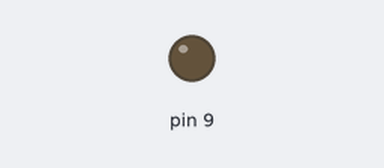
This sketch was run on a simulated Arduino Uno, built with avr-gcc and run on an emulated ATmega328P. Parts: output pins drawn as LEDs (lit = HIGH).

Above: at 0.12 s.
At 19.87 s:
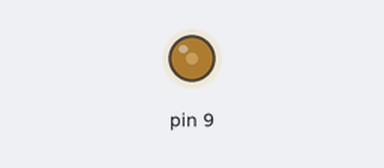
At 39.87 s:
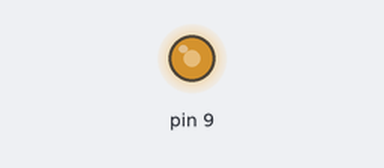
Timing chart, 0 to 40.0 s (numbered marks = the images above):
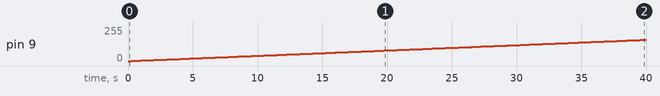

The sketch:

ledfading_Q1.ino
```cpp
//Program Name: ledfading Q1
//Group Name: Hazim And Megat
//1.Hazim Farhan
//2.Megat M.Irfan
void setup() {
  // put your setup code here, to run once:
}

void loop() {
  // put your main code here, to run repeatedly:
  // to make fading more faster , increase the fadeValue
  for (int fadeValue = 0; fadeValue <=225; fadeValue += 1){
    analogWrite(9,fadeValue);//pin 9 is for PWM
    delay(250);
  }
  for(int fadeValue = 225; fadeValue <=0;fadeValue-=1){
    analogWrite(9,fadeValue);
    delay(250);
  }
}
```

Measured:
- by itself, pin 9: moves from 0/255 to 159/255 over 39.5 s
